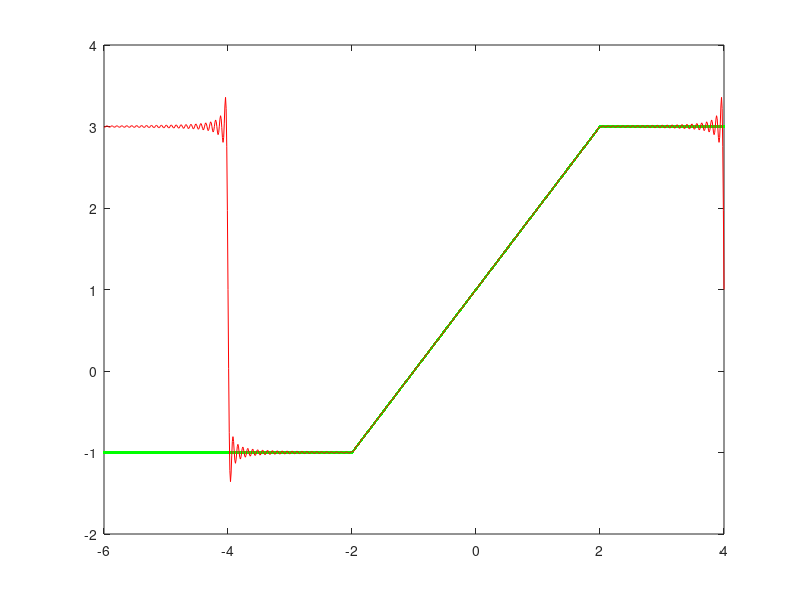

The MATLAB source for this figure:
close all; clear; clc;
%% Szereg Fouriera (parz)
Fs = 100;
t = -3 : 1/Fs : 9;
x = (1-abs(t)/2).*(abs(t)<=2);
XT = ones(size(t))/3;
for n = 1 : 100
    an = 3 * (1-cos(2*n*pi/3))/(n*n*pi*pi);
    XT = XT + an*cos(n*pi*t/3);
end
plot(t, x, '.g', t, XT, 'k');

close all; clear; clc;
%% Szereg Fouriera (nparz)
Fs = 100;
t = -6 : 1/Fs : 4;
x = (-1)*(t<-2) + (t+1).*(abs(t)<=2) + 3*(t>2);
XT = ones(size(t));
for n = 1 : 100
    w = n*pi;
    bn = 8*sin(w/2)/(w*w)-4*cos(w)/w;
    XT = XT + bn*sin(w*t/4);
end
plot(t, x, '.g', t, XT, 'r');


%%
